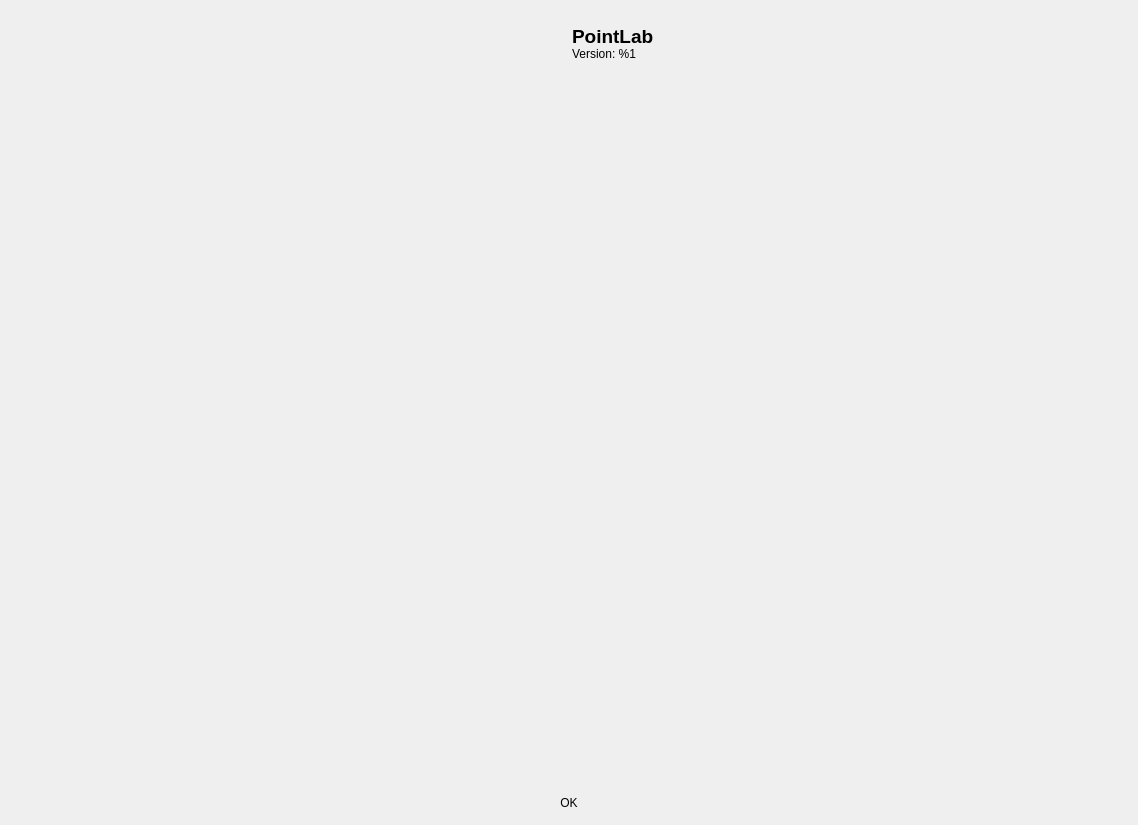
<?xml version="1.0" encoding="UTF-8"?>
<ui version="4.0">
 <class>AboutDialog</class>
 <widget class="QDialog" name="AboutDialog">
  <property name="windowModality">
   <enum>Qt::ApplicationModal</enum>
  </property>
  <property name="geometry">
   <rect>
    <x>0</x>
    <y>0</y>
    <width>1138</width>
    <height>825</height>
   </rect>
  </property>
  <property name="windowTitle">
   <string>About PointLab</string>
  </property>
  <layout class="QVBoxLayout" name="verticalLayout">
   <item>
    <layout class="QHBoxLayout" name="horizontalLayout">
     <item>
      <widget class="QLabel" name="label">
       <property name="text">
        <string/>
       </property>
       <property name="pixmap">
        <pixmap resource="../icons.qrc">:/CC/images/PointLab.png</pixmap>
       </property>
      </widget>
     </item>
     <item>
      <widget class="QLabel" name="labelText">
       <property name="text">
        <string>&lt;html&gt;&lt;head/&gt;&lt;body&gt;&lt;p&gt;&lt;img src=&quot;:/CC/Icons/images/icon/cc_icon.png&quot;/&gt;&lt;br/&gt;&lt;span style=&quot; font-size:14pt; font-weight:600;&quot;&gt;PointLab &lt;/span&gt;&lt;br/&gt;Version: %1&lt;/p&gt;&lt;p align=&quot;center&quot;&gt;&lt;br/&gt;&lt;/p&gt;&lt;/body&gt;&lt;/html&gt;</string>
       </property>
       <property name="openExternalLinks">
        <bool>true</bool>
       </property>
      </widget>
     </item>
    </layout>
   </item>
   <item>
    <spacer name="verticalSpacer">
     <property name="orientation">
      <enum>Qt::Vertical</enum>
     </property>
     <property name="sizeHint" stdset="0">
      <size>
       <width>20</width>
       <height>12</height>
      </size>
     </property>
    </spacer>
   </item>
   <item>
    <layout class="QHBoxLayout">
     <item>
      <spacer>
       <property name="orientation">
        <enum>Qt::Horizontal</enum>
       </property>
       <property name="sizeHint" stdset="0">
        <size>
         <width>40</width>
         <height>20</height>
        </size>
       </property>
      </spacer>
     </item>
     <item>
      <widget class="QPushButton" name="pushButton">
       <property name="text">
        <string>OK</string>
       </property>
       <property name="flat">
        <bool>true</bool>
       </property>
      </widget>
     </item>
     <item>
      <spacer>
       <property name="orientation">
        <enum>Qt::Horizontal</enum>
       </property>
       <property name="sizeHint" stdset="0">
        <size>
         <width>40</width>
         <height>20</height>
        </size>
       </property>
      </spacer>
     </item>
    </layout>
   </item>
  </layout>
 </widget>
 <resources>
  <include location="../icons.qrc"/>
 </resources>
 <connections>
  <connection>
   <sender>pushButton</sender>
   <signal>clicked()</signal>
   <receiver>AboutDialog</receiver>
   <slot>deleteLater()</slot>
   <hints>
    <hint type="sourcelabel">
     <x>134</x>
     <y>276</y>
    </hint>
    <hint type="destinationlabel">
     <x>133</x>
     <y>149</y>
    </hint>
   </hints>
  </connection>
 </connections>
</ui>
